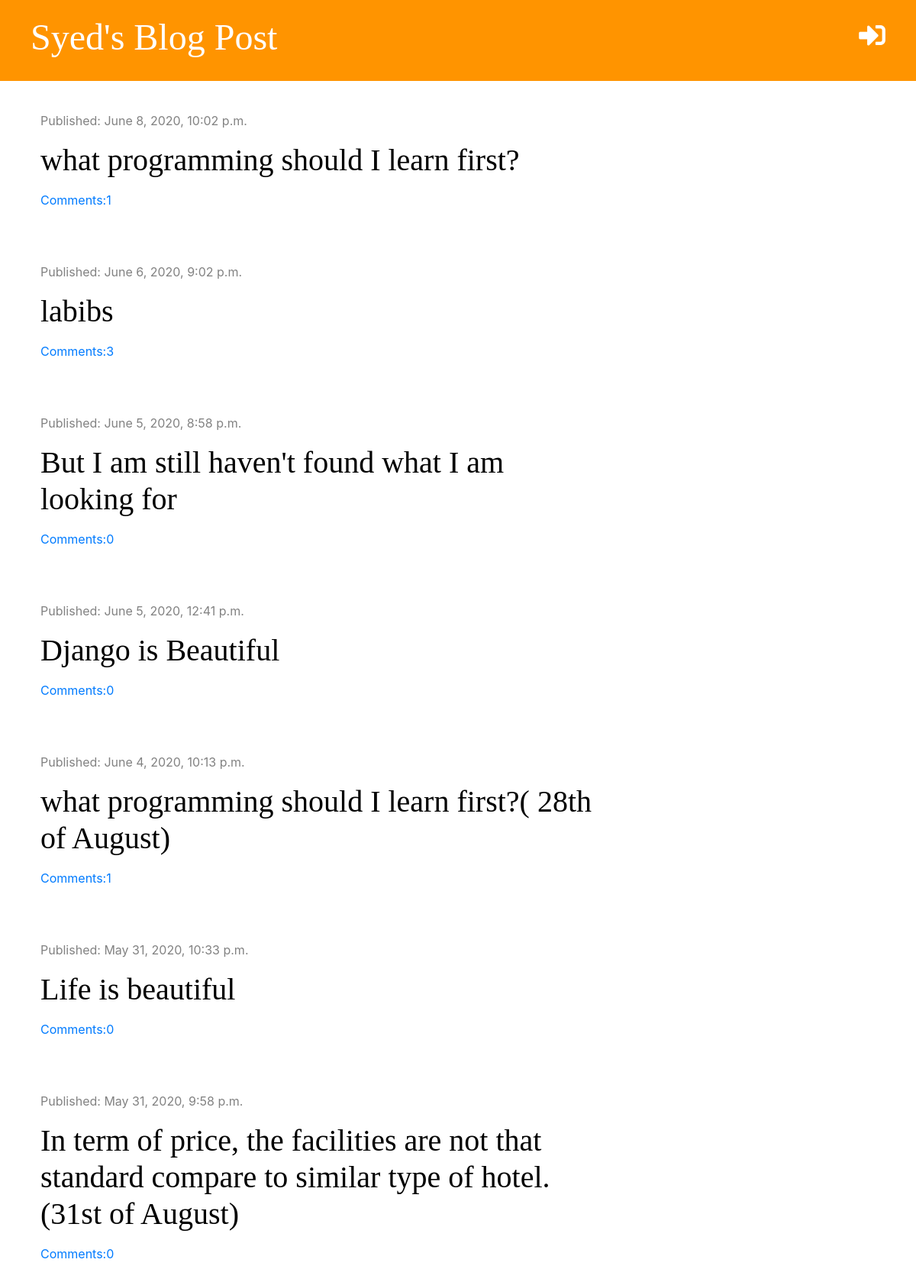
The page / on the database its author committed.
### blog/models.py (models this page shows, shortened)
class Post(models.Model):
    auther=models.ForeignKey('auth.User',on_delete=models.CASCADE)
    title=models.CharField(max_length=200)
    text=models.TextField()
    created_date=models.DateTimeField(default=timezone.now)
    published_date=models.DateTimeField( blank=True, null=True)
    def approved_comments(self):
        return self.comments.filter(approved=True)

### blog/views.py (the view)
# urls.py: path('',views.post_list,name='post_list'),
def post_list(request):
    posts= Post.objects.filter(published_date__lte=timezone.now()).order_by('-published_date')
    stuff_for_frontend={'posts':posts}
    return render(request,'blog/post_list.html', stuff_for_frontend)

### blog/templatetags/markdownify.py (called while the page is built)
@register.filter
def markdown(value):
    renderer = HighlightRenderer()
    markdown = mistune.Markdown(renderer=renderer)
    return markdown(value)

### blog/templates/blog/post_list.html (shortened to what this page needs)
{% extends 'blog/base.html'%}
{% load markdownify %}
{% block content %}
    {%for post in posts %}
    <div class='post'>
        <div class="date">
            <p> Published: {{post.published_date}}</p>
        </div>
       <h2><a href="{% url 'post_detail' pk=post.pk %}"> {{post.title}} </a> </h2>
       <a href="{% url 'post_detail' pk=post.pk %}">Comments:{{post.approved_comments.count}} </a>
    </div>
    {%endfor%}
{% endblock %}

### blog/static/css/blog.css (style rules this page uses)
h1,h2,h3,h4 { font-family: 'Tangerine:bold,bolditalic','Inconsolata:italic','Droid+Sans', serif; font-size: 40px; }
.date { color: #828282; }
.post { margin-top: 40px; margin-bottom: 70px; }
.post h1,h2 a { color: #000000; }

### rows shown on the page
Post: published_date "June 8, 2020, 10:02 p.m.", title "what programming should I learn first?", approved_comments.count "1"
Post: published_date "June 6, 2020, 9:02 p.m.", title "labibs", approved_comments.count "3"
Post: published_date "June 5, 2020, 8:58 p.m.", title "But I am still haven't found what I am looking for", approved_comments.count "0"
Post: published_date "June 5, 2020, 12:41 p.m.", title "Django is Beautiful", approved_comments.count "0"
Post: published_date "June 4, 2020, 10:13 p.m.", title "what programming should I learn first?( 28th of August)", approved_comments.count "1"
Post: published_date "May 31, 2020, 10:33 p.m.", title "Life is beautiful", approved_comments.count "0"
Post: published_date "May 31, 2020, 9:58 p.m.", title "In term of price, the facilities are not that standard compare to similar type of hotel.(31st of August)", approved_comments.count "0"
